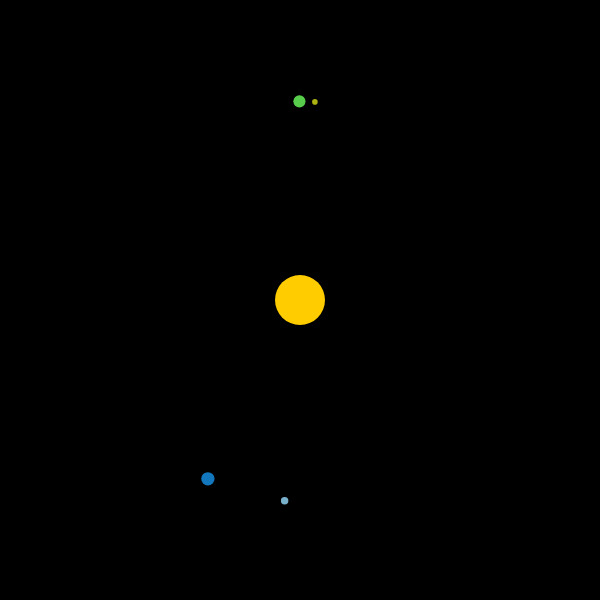
Frame 1 (no input)
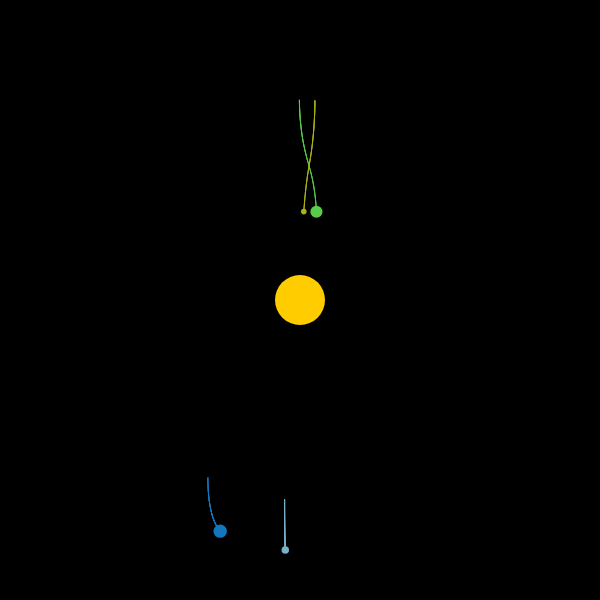
Frame 60 (no input)
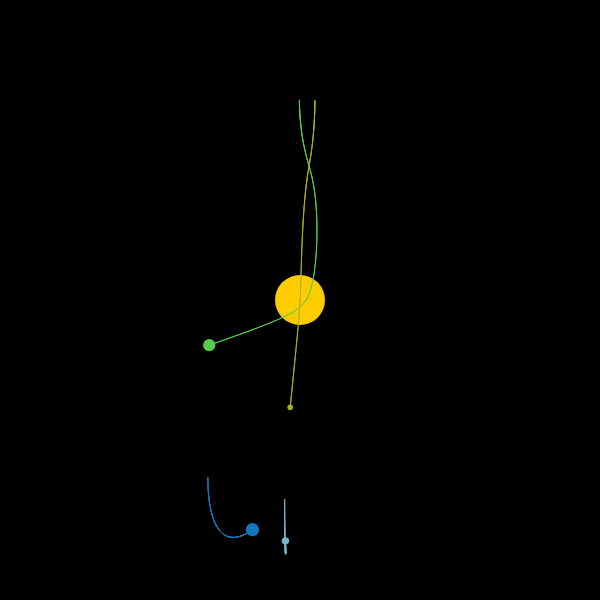
Frame 120 (the mouse pressed at the canvas centre since frame 60)

The p5.js sketch that drew these frames (run headless with seeded random() and noise() and a simulated clock; from frame 60 on, the mouse is pressed at the canvas centre):

// p5.js sketch
// ── sketch.js
let sun;
let planets = [];
let G = 0.1;
let speed = 4;
let addRadius = 100;

class Planet {
  constructor(x, y, radius, color, mass, velocity) {
    this.pos = createVector(x, y);
    this.mass = mass;
    this.radius = radius;
    this.color = color;
    this.velocity = velocity || createVector(0, 0);
    this.trail = [];
  }

  display() {
    fill(this.color);
    noStroke();
    circle(this.pos.x, this.pos.y, this.radius);

    stroke(this.color);
    strokeWeight(1);
    for (let i = 0; i < this.trail.length - 1; i++) {
      line(
        this.trail[i].x,
        this.trail[i].y,
        this.trail[i + 1].x,
        this.trail[i + 1].y,
      );
    }
    strokeWeight(1);
  }

  update(planets) {
    this.trail.push(this.pos.copy());

    // Limit the length of the trail
    if (this.trail.length > 1000) {
      this.trail.shift(); // Remove the oldest position
    }

    // Only affecting with sun

    // let force = this.gravity(sun);

    // Planet affecting each other
    let force = createVector(0, 0);
    for (let planet of planets) {
      if (planet !== this) {
        let planetForce = this.gravity(planet);
        force.add(planetForce);
      }
    }

    this.velocity.add(force.mult(1 / this.mass));
    this.pos.add(this.velocity);
  }

  gravity(other) {
    let distance = p5.Vector.sub(other.pos, this.pos);
    let distanceSQ = constrain(distance.magSq(), 100, 10000);
    let forceMag = (G * this.mass * other.mass) / distanceSQ;

    let force = distance.copy().normalize().mult(forceMag);
    return force;
  }
}

// setip Function

function setup() {
  createCanvas(600, 600);
  sun = new Planet(width / 2, height / 2, 50, color(255, 204, 0), 100); // Scaled mass for the sun

  let distanceFromSun = 200; // You can adjust this value

  // Create planets with different starting angles
  for (let i = 0; i < 4; i++) {
    let radius = random(5, 15); // Random radius for the planet
    let mass = random(0.005, 3.2); // Random mass for the planet

    // Random angle for the initial position (in radians)
    let angle = random(TWO_PI); // Random angle between 0 and 2π
    let x = width / 2 + cos(angle) * distanceFromSun;
    let y = height / 2 + sin(angle) * distanceFromSun;

    let velocity = createVector(
      0,
      1.5 * sqrt((G * sun.mass) / distanceFromSun),
    ); // Initial velocity

    planets.push(
      new Planet(
        x,
        y,
        radius,
        color(random(255), random(255), random(255)),
        mass,
        velocity,
      ),
    );
  }
  
  // planets with scaled-down masses and velocities ( Fixed Pos )
  // planets.push(
  //   new Planet(
  //     width / 2 + 200,
  //     height / 2,
  //     5,
  //     color(150, 150, 150),
  //     0.05,
  //     createVector(0, speed * sqrt((G * sun.mass) / 200)),
  //   ),
  // );
  // planets.push(
  //   new Planet(
  //     width / 2 + 300,
  //     height / 2,
  //     10,
  //     color(0, 0, 255),
  //     1,
  //     createVector(0, speed * sqrt((G * sun.mass) / 300)),
  //   ),
  // );
  // planets.push(
  //   new Planet(
  //     width / 2 + 400,
  //     height / 2,
  //     15,
  //     color(255, 0, 0),
  //     3.2,
  //     createVector(0, speed * sqrt((G * sun.mass) / 400)),
  //   ),
  // );
  // planets.push(
  //   new Planet(
  //     width / 2 + 500,
  //     height / 2,
  //     3,
  //     color(255, 255, 255),
  //     0.005,
  //     createVector(0, speed * sqrt((G * sun.mass) / 500)),
  //   ),
  // );

  // Use for Gif Create ( if didnt work copy code and paste in p5 official website editor and run)
  // frameRate(30); // Sets framerate
  // createLoop({
  //   duration: 1,  // How long duration gif you want in seconds
  //   gif: {
  //     download: true,
  //     filename: "test.gif", // Filename
  //   },
  // });
}

// Draw Function
function draw() {
  background(0);
  sun.display();

  for (let i = 0; i < speed; i++) {
    for (let planet of planets) {
      planet.update([sun, ...planets]);
    }
  }

  for (let planet of planets) {
    planet.display();
  }
}
